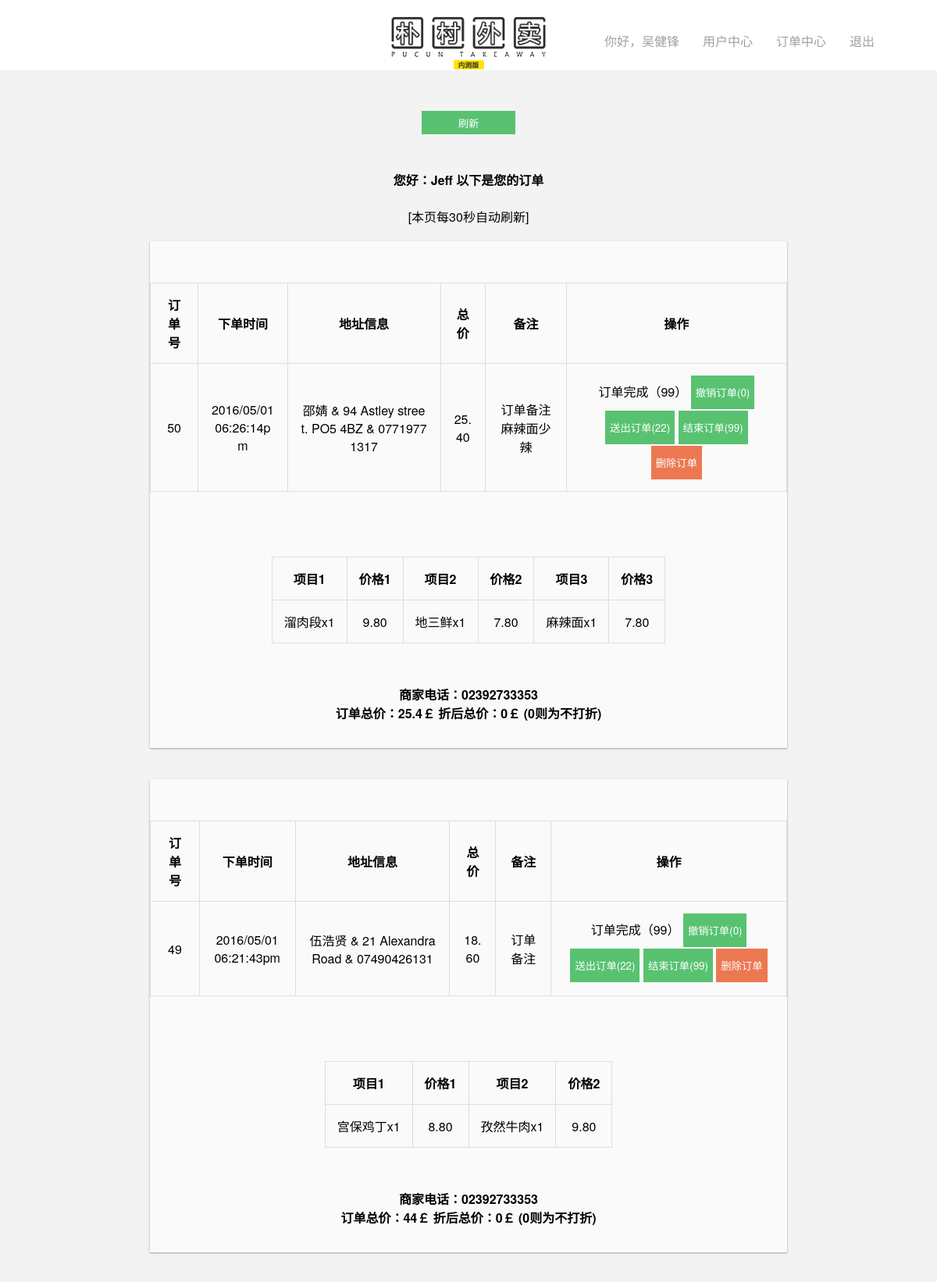
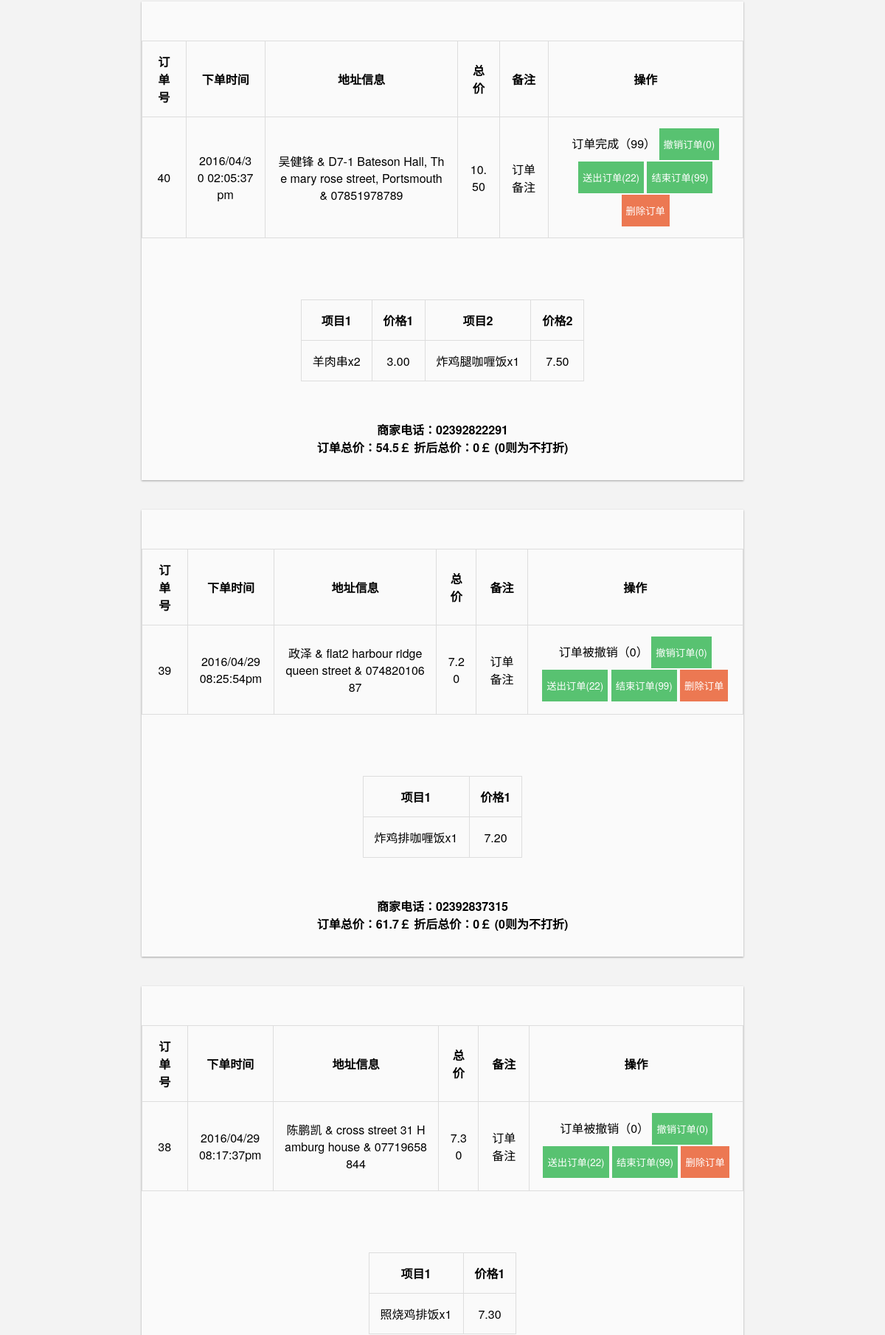
The page /ordercenter.php?page=4 (signed in, upper part) on the database its author committed (2 pictures, top to bottom).
### tables this page shows
CREATE TABLE IF NOT EXISTS `orderlist` (
  `oid` int(11) NOT NULL AUTO_INCREMENT,
  `time` text NOT NULL COMMENT '下单时间',
  `userID` int(11) NOT NULL COMMENT '用户ID',
  `userInfo` text NOT NULL COMMENT '姓名地址电话',
  `orderStatus` int(11) NOT NULL COMMENT '订单状态',
  `allAmount` text NOT NULL COMMENT '总价',
  `afterDis` int(11) NOT NULL COMMENT '折后总价',
  `orderFeedback` int(11) NOT NULL COMMENT '订单评分',
  `item1Name` text NOT NULL,
  `item1Amount` text NOT NULL,
  `item1Qty` text NOT NULL,
  `item1Sid` text NOT NULL,
  `item2Name` text NOT NULL,
  `item2Amount` text NOT NULL,
  `item2Qty` text NOT NULL,
  `item2Sid` text NOT NULL,
  `item3Name` text NOT NULL,
  `item3Amount` text NOT NULL,
  `item3Qty` text NOT NULL,
  `item3Sid` text NOT NULL,
  `item4Name` text NOT NULL,
  `item4Amount` text NOT NULL,
  `item4Qty` text NOT NULL,
  `item4Sid` text NOT NULL,
  `item5Name` text NOT NULL,
  `item5Amount` text NOT NULL,
  `item5Qty` text NOT NULL,
  `item5Sid` text NOT NULL,
  `note` text NOT NULL COMMENT '订单备注',
  `refuseReason` text NOT NULL COMMENT '拒绝理由',
  `unixtime` bigint(20) NOT NULL COMMENT 'UNIX时间戳',
  PRIMARY KEY (`oid`),
  KEY `unixtime` (`unixtime`)
);

CREATE TABLE IF NOT EXISTS `user` (
  `id` int(11) NOT NULL AUTO_INCREMENT,
  `username` text NOT NULL,
  `password` text NOT NULL,
  `email` text NOT NULL,
  `realname` text NOT NULL,
  `idnum` text NOT NULL,
  `usertype` int(11) NOT NULL,
  `phone` text NOT NULL,
  `address` text NOT NULL,
  `icode` text NOT NULL,
  `sid` bigint(20) NOT NULL,
  PRIMARY KEY (`id`)
);

### services/takeaway/adminorderfunc.php (the view, shortened to what this page needs)
<?php
echo "<br><a><b>您好：".$_SESSION['username']." 以下是您的订单</b><br><br> [本页每30秒自动刷新]</a><br/>";
				include('./services/common/connect.php');
				$sqloid = "select oid from orderlist";
				$sqloidrun = mysqli_query($link,$sqloid);
				$rownum = mysqli_num_rows($sqloidrun);
					$show_num=10;
	    		$total_pages=ceil($rownum/$show_num);
	    		$current=isset($_GET['page'])?$_GET['page']:1;
	    		$offset=($current-1)*$show_num;
				$sqlgeto = "select * from orderlist order by unixtime DESC limit $offset,$show_num";
				$sqlgetorun = mysqli_query($link,$sqlgeto);
				while($row = mysqli_fetch_array($sqlgetorun)){
					$sid = $row['item1Sid'];
					$sqlsphone = "select phone from user where sid = '$sid'";
					$sqlsphonerun = mysqli_query($link,$sqlsphone);
					$phone = mysqli_fetch_array($sqlsphonerun);
					$orderstatus = $row['orderStatus'];
					echo "<figure><br/><table border = '1'>
								<tr>
									<th>订单号</th>
									<th>下单时间</th>
									<th>地址信息</th>
									<th>总价</th>
									<th>备注</th>
									<th>操作</th>
								</tr>
							";
					echo "<tr>";
						echo "<td>".$row['oid']."</td>";
						echo "<td>".$row['time']."</td>";
						echo "<td>".$row['userInfo']."</td>";
						echo "<td>".$row['allAmount']."</td>";
						echo "<td>".$row['note']."</td>";
						switch ($orderstatus){
							case 0;
								echo "	<td>
											<form action = './services/takeaway/orderupdate.php' method='post'>
												<a>订单被撤销（0）</a>
												<input type='submit' class='doyes' name='update' value = '撤销订单(0)'>
												<input type='submit' class='doyes' name='update' value = '送出订单(22)'>
												<input type='submit' class='doyes' name='update' value = '结束订单(99)'>
												<input type='submit' class='dono' name='update' value = '删除订单'>
												<input type='hidden' name='upoid' value = '".$row['oid']."'>
											</form>
										</td>";
							break;
							case 111;
								echo "	<td>
											<form action = './services/takeaway/orderupdate.php' method='post'>
												<a>订单被店家拒绝，理由是：".$row['refuseReason']."（111）</a>
												<input type='submit' class='doyes' name='update' value = '撤销订单(0)'>
												<input type='submit' class='doyes' name='update' value = '送出订单(22)'>
												<input type='submit' class='doyes' name='update' value = '结束订单(99)'>
												<input type='submit' class='dono' name='update' value = '删除订单'>
												<input type='hidden' name='upoid' value = '".$row['oid']."'>
											</form>
										</td>";
							break;
							case 98;
								echo "	<td>
												<form action = './services/takeaway/orderupdate.php' method='post'>
													<a>等待评价（98）</a>
													<input type='submit' class='doyes' name='update' value = '撤销订单(0)'>
													<input type='submit' class='doyes' name='update' value = '送出订单(22)'>
													<input type='submit' class='doyes' name='update' value = '结束订单(99)'>
													<input type='submit' class='dono' name='update' value = '删除订单'>
													<input type='hidden' name='upoid' value = '".$row['oid']."'>
												</form>
										</td>";
							break;
							case 99;
								echo "	<td>
												<form action = './services/takeaway/orderupdate.php' method='post'>
													<a>订单完成（99）</a>
													<input type='submit' class='doyes' name='update' value = '撤销订单(0)'>
													<input type='submit' class='doyes' name='update' value = '送出订单(22)'>
													<input type='submit' class='doyes' name='update' value = '结束订单(99)'>
													<input type='submit' class='dono' name='update' value = '删除订单'>
													<input type='hidden' name='upoid' value = '".$row['oid']."'>
												</form>
										</td>";
							break;
						}
						echo "</tr></table><br/><table border = '1'>
								<tr>
									<th>项目1</th>
									<th>价格1</th>";
						if(!$row['item2Name'] == ""){
							echo '<th>项目2</th>';
							echo '<th>价格2</th>';
						}
						if(!$row['item3Name'] == ""){
							echo '<th>项目3</th>';
							echo '<th>价格3</th>';
						}
						echo "</tr><tr>";
						if(!$row['item1Name'] == "" && $row['item1Sid'] == $sid){
							echo "<td>".$row['item1Name'].'x'.$row['item1Qty'].'</td>'.'<td>'.$row['item1Amount']."</td>";
							$tprice = $tprice + $row['item1Amount'];
						}
						if(!$row['item2Name'] == "" && $row['item2Sid'] == $sid){
							echo "<td>".$row['item2Name'].'x'.$row['item2Qty'].'</td>'.'<td>'.$row['item2Amount']."</td>";
							$tprice = $tprice + $row['item2Amount'];
						}
						if(!$row['item3Name'] == "" && $row['item3Sid'] == $sid){
							echo "<td>".$row['item3Name'].'x'.$row['item3Qty']."</td>"."<td>".$row['item3Amount']."</td>";
							$tprice = $tprice + $row['item3Amount'];
						}
						$tpricef = $tprice;
						$tpriceAF = $tprice * ($row['afterDis'] / 100);
					echo "</tr></table><br/><b>商家电话：".$phone[0]."</b><br>";
					echo "<a>订单总价：".$tpricef."￡</a><a>   折后总价：".$tpriceAF."￡ (0则为不打折)</a><br/><br/></figure><br>";
				}
				echo "<br><br>一共有{$rownum}个历史订单，显示{$show_num}条，{$current}/{$total_pages} （数据仅保留14天）";
?>

### css/style.css (style rules this page uses)
* { margin:0; padding:0; font-family:"Helvetica Neue","Microsoft YaHei",Helvetica,Arial,sans-serif; }
body { background-color:#f3f3f3; }
input,textarea,select { border:1; }
input[type=submit] { -webkit-transition: all 100ms cubic-bezier(.25,.8,.25,1); -moz-transition: all 100ms ease-in-out; transition: all 100ms ease-in-out; }
table, td, th { border: 1px solid #ddd; word-break:break-all; word-wrap:break-word text-align: left; }
table { border-collapse: collapse; }
th, td { padding: 15px; }
.columns_form table { margin:20 20 20 20; text-align: center; }
.columns_form>figure>a { font-weight:800; }
.columns_form>figure { background:#fafafa; box-shadow: 0 1px 3px rgba(0,0,0,0.12), 0 1px 2px rgba(0,0,0,0.24); border:hidden #333; padding-bottom:10px; display: inline-block; margin-bottom:52px; width:68%; -webkit-transition: all 100ms cubic-bezier(.25,.8,.25,1); -moz-transition: all 100ms ease-in-out; transition: all 100ms ease-in-out; }
.columns_form>figure>table { margin-left:auto; margin-right: auto; }
.columns_form table { margin:20 20 20 20; text-align: center; margin:30 30 30 30; }
.corder>figure { margin:20 20 20 20; }
.doyes { color:#fff; background-color:#58C271; padding:12 6 12 6; border: 0px; margin-bottom:2px; -webkit-appearance:none; }
.dono { color:#fff; background-color:#ec7852; padding:12 6 12 6; border: 0px; -webkit-appearance:none; }

### rows shown on the page
orderlist: oid "50", time "2016/05/01 06:26:14pm", userInfo "邵婧 & 94 Astley street. PO5 4BZ & 07719771317", allAmount "25.40", note "订单备注麻辣面少辣", shows "项目2", shows "项目3", item1Name "溜肉段", item1Qty "1", item1Amount "9.80", item2Name "地三鲜", item2Qty "1", item2Amount "7.80", item3Name "麻辣面", item3Qty "1", item3Amount "7.80", user.phone "02392733353", tpricef "25.4", afterDis "0"
orderlist: oid "49", time "2016/05/01 06:21:43pm", userInfo "伍浩贤 & 21 Alexandra Road & 07490426131", allAmount "18.60", note "订单备注", shows "项目2", item1Name "宫保鸡丁", item1Qty "1", item1Amount "8.80", item2Name "孜然牛肉", item2Qty "1", item2Amount "9.80", user.phone "02392733353", tpricef "44", afterDis "0"
orderlist: oid "40", time "2016/04/30 02:05:37pm", userInfo "吴健锋 & D7-1 Bateson Hall, The mary rose street, Portsmouth & 07851978789", allAmount "10.50", note "订单备注", shows "项目2", item1Name "羊肉串", item1Qty "2", item1Amount "3.00", item2Name "炸鸡腿咖喱饭", item2Qty "1", item2Amount "7.50", user.phone "02392822291", tpricef "54.5", afterDis "0"
orderlist: oid "39", time "2016/04/29 08:25:54pm", userInfo "政泽 & flat2 harbour ridge queen street & 07482010687", allAmount "7.20", note "订单备注", item1Name "炸鸡排咖喱饭", item1Qty "1", item1Amount "7.20", user.phone "02392837315", tpricef "61.7", afterDis "0"
orderlist: oid "38", time "2016/04/29 08:17:37pm", userInfo "陈鹏凯 & cross street 31 Hamburg house & 07719658844", allAmount "7.30", note "订单备注", item1Name "照烧鸡排饭", item1Qty "1", item1Amount "7.30"

### other values the page prints
$_SESSION['realname'] "吴健锋"
$_SESSION['username'] "Jeff"
